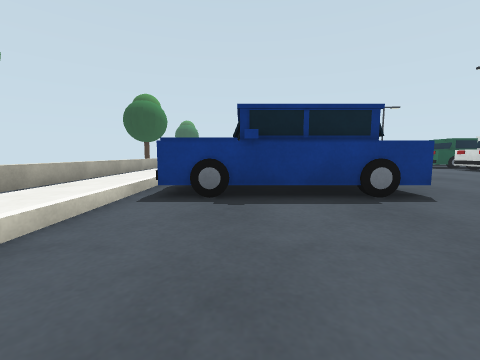
view 1 (above)

23 first-person views from a walk through a world built for the Gazebo simulator. The camera is 0.7 m above the floor, tilts 6° down and sees 90° across. The floor is counted in squares, 1 m on a side. Each view is taken from the middle of a square. On the plan, view 1 faces up. The plan holds only what a view shows up to about 9 squares ahead; the rest is blank. The place goes on beyond the plan. Robots are left out. Simple shapes stand in for some stock models.

view 2
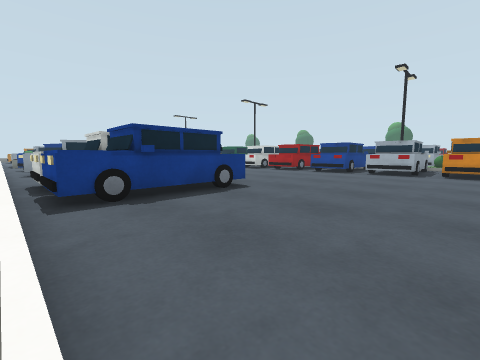

view 3
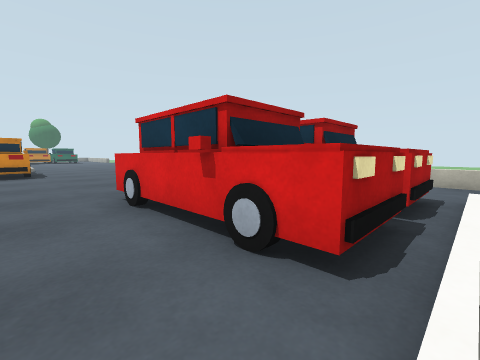

view 4
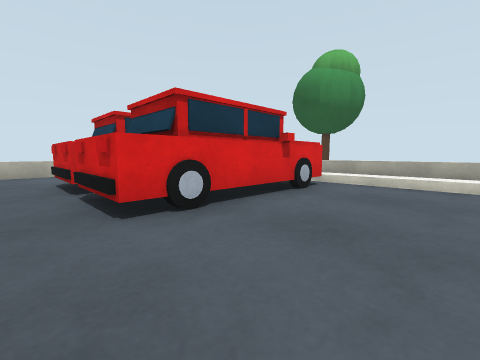

view 5
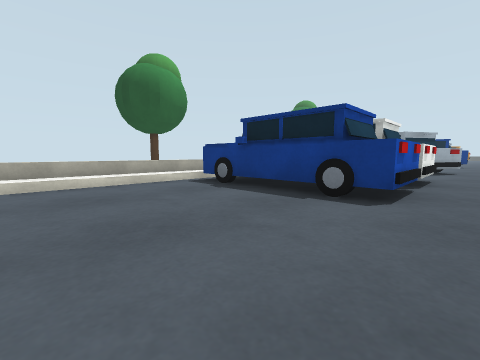

view 6
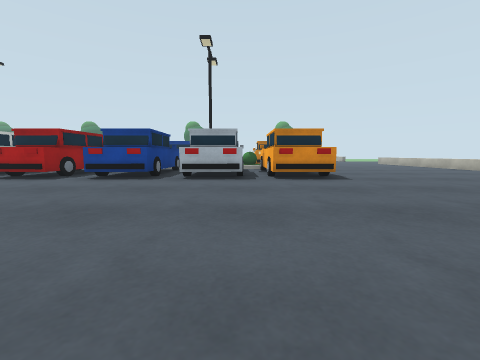

view 7
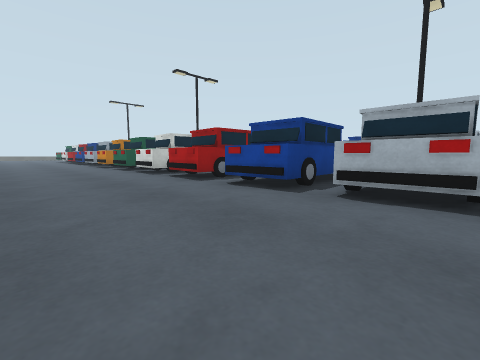

view 8
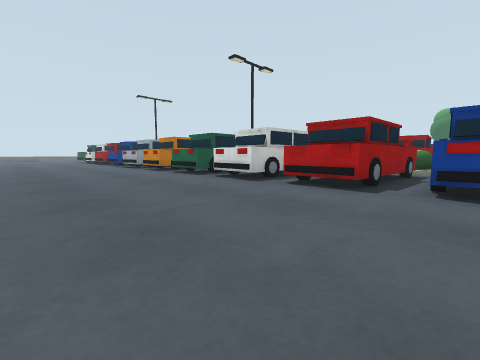

view 9
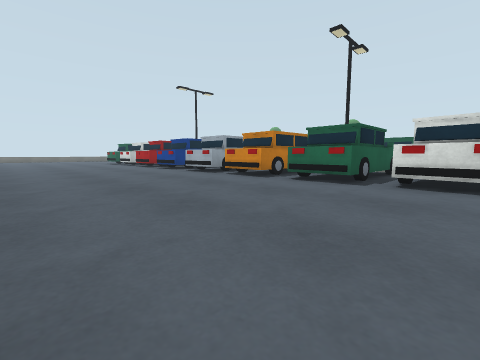

view 10
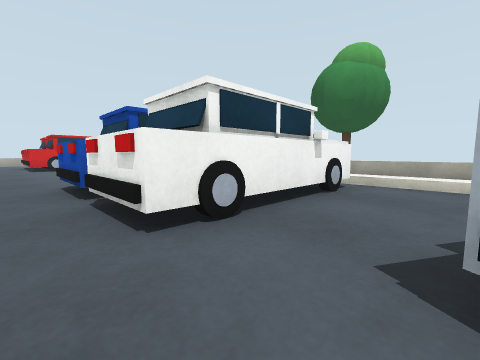

view 11
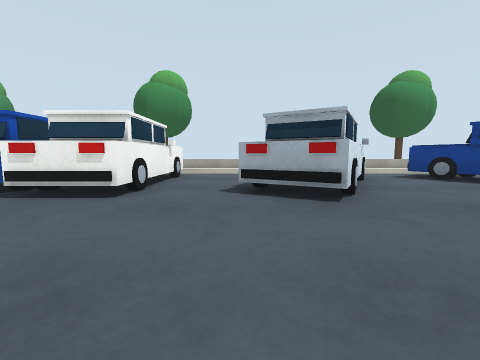

view 12
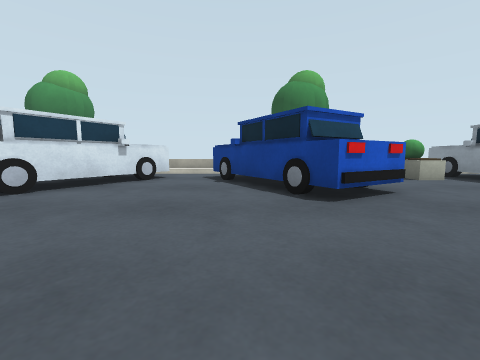

view 13
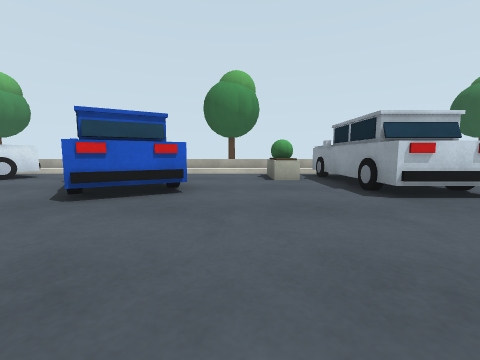

view 14
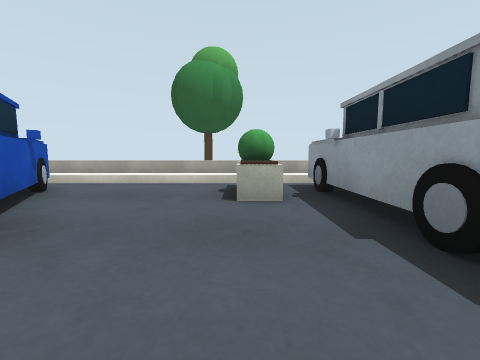

view 15
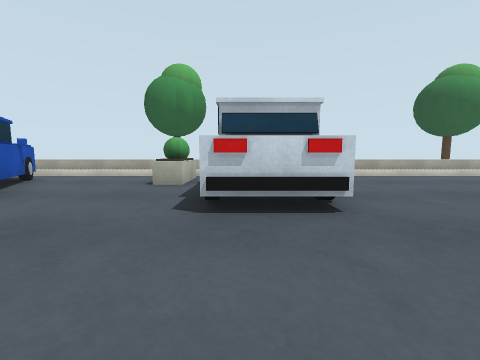

view 16
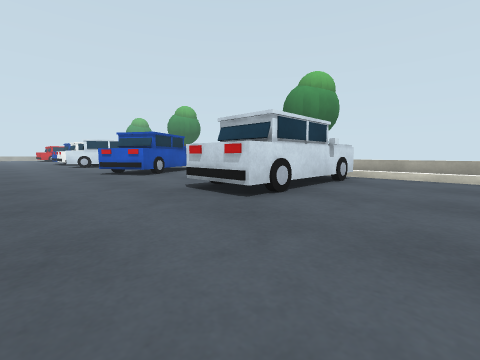

view 17
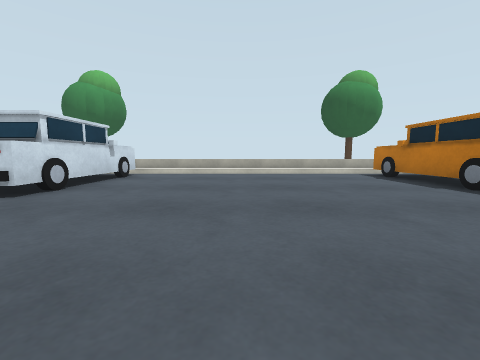

view 18
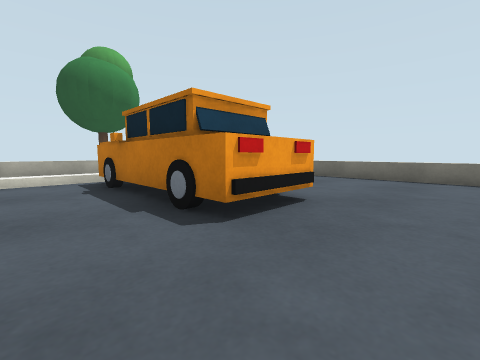

view 19
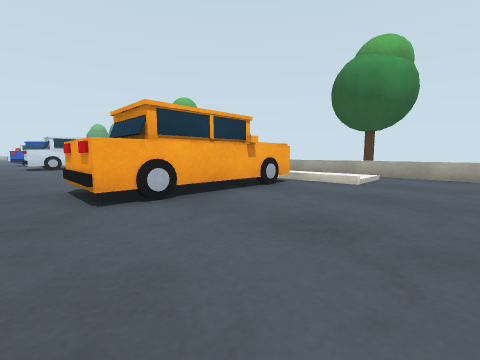

view 20
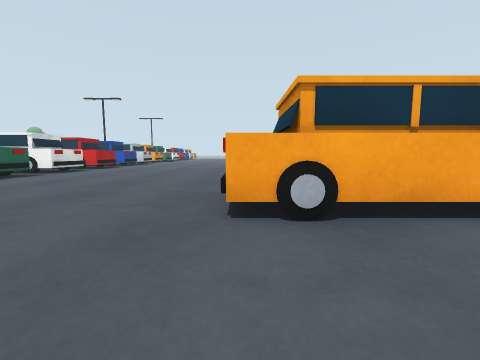

view 21
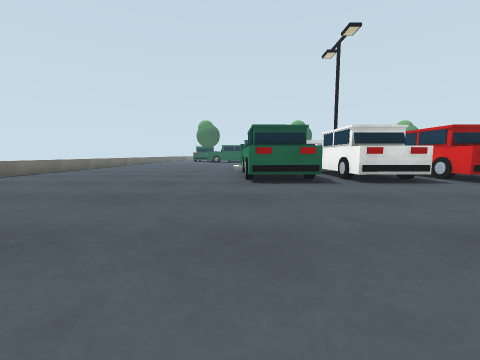

view 22
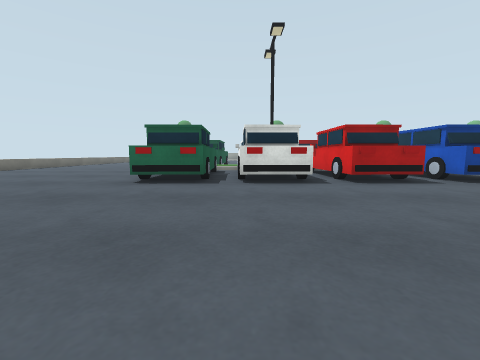

view 23
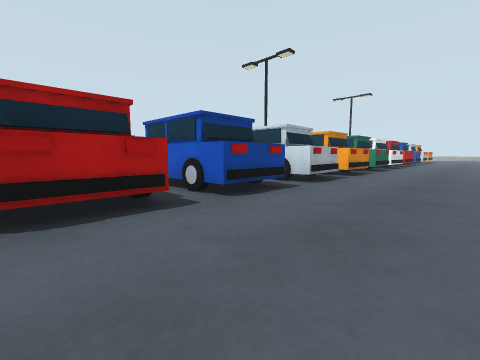

### Floor plan
Key: @ floor where view 1 was taken; . main floor; : floor 0.1 m higher than the main floor; / step, stairs or slope; = window, fence, low wall or low ledge; C car; P plant; T tree.
Columns run from 8 left of view 1 to 10 right of it. Each row starts with its distance up from view 1.
 39          =====
 38    =..........
 37    =..........
 36    =../.......   ..
 35 TT = :/.......  ...
 34 TT = :/CCCCC.......
 33    = :/CCCCC.......
 32    = :/............
 31    = :/...........C
 30       /...........C
 29       /...........C
 28       /...........C
 27    =  /...........C
 26    =  /...........C
 25    =  /...........C
 24       /CCCCC......C
 23    =.:/CCCCC.......
 22    =  /...........C
 21    =.:/PP.........C
 20    =.:/............
 19    =.:/...C.......C
 18    =.:/..CCC......C
 17    =.:/CCCCC......C
 16    =.:/ CC........C
 15    =. /.C.........C
 14    =  /.C.........C
 13       / CC........C
 12       /  CCC......C
 11       /.. CC......C
 10    = :/...C.......C
  9    =.:/............
  8    =.:/CCCCC......C
  7    =.:/CC CC......C
  6    =.:/CC CC.......
  5    =.:/CC CC......C
  4    =.:/CCCCC......C
  3    = :/...........C
  2    = :/...........C
  1    =.:/...........C
  0    =.:/.@.........C
 -1    =.:/...........C
 -2    = :/...........C
 -3    = :/CCCCC.......
 -4    =  /CC CC.  ....
 -5       /C   C.    ..
 -6       /CC CC.
 -7       /.C  ..

Positions as (right, up) in squares from view 1, and headings:
1: (0, 0), facing up
2: (-2, -1), facing up-right
3: (-2, -1), facing down-right
4: (4, 0), facing down-left
5: (4, 0), facing up-left
6: (3, 1), facing right
7: (6, 1), facing up-right
8: (5, 5), facing up-right
9: (4, 10), facing up-right
10: (4, 10), facing down-left
11: (7, 10), facing left
12: (7, 16), facing left
13: (7, 20), facing left
14: (4, 21), facing left
15: (6, 23), facing left
16: (6, 27), facing down-left
17: (7, 28), facing left
18: (5, 31), facing up-left
19: (4, 38), facing down-left
20: (3, 37), facing down
21: (4, 31), facing right
22: (4, 28), facing right
23: (7, 25), facing down-right
